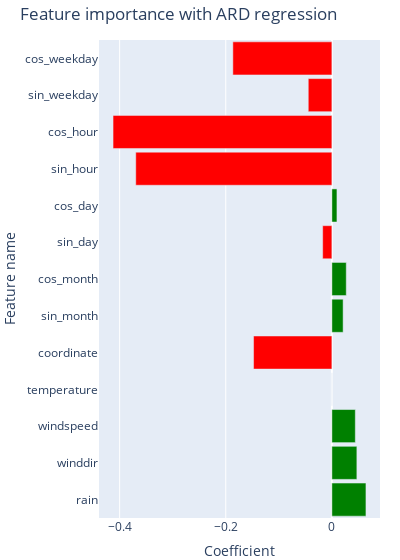

Here is the notebook cell this chart was saved with:
### Markdown cell above
<h3> Horizontal bar chart </h3>

### Code cell
#print(coefficients)
#print(type(coefficients))
#print(coefficients[0])

fig = go.Figure()
fig.add_trace(go.Bar(
    x=coefficients.values, #["coefficient"],  # Use the coefficient as the length of the bar
    y=coefficients.index, #["feature"],   # Use the coefficient name as the y-axis
    orientation='h', # Specify horizontal orientation
    marker=dict(
        color=np.where(coefficients.values < 0, 'red', 'green')
    )
))

fig.update_layout(
    title='Feature importance with ARD regression',
    xaxis_title='Coefficient',
    yaxis_title='Feature name',
    width=400,  # Set the width of the plot to 800 pixels
    bargap=0.1,  # Set the gap between bars to 0.1 (adjust as needed)
    margin=dict(l=0, r=20, t=40, b=0)  # Set all margins to 0
)

fig.show()

### Figure 1 — Plotly figure (JSON) as saved in the notebook; plotly's stock layout.template omitted (floating-point values rounded to 4 significant figures)
{"data": [{"marker": {"color": ["green", "green", "green", "green", "red", "green", "green", "red", "green", "red", "red", "red", "red"]}, "orientation": "h", "type": "bar", "x": [0.06421, 0.0471, 0.04418, 0, -0.1476, 0.02119, 0.02709, -0.01736, 0.00954, -0.3697, -0.4124, -0.0445, -0.1866], "y": ["rain", "winddir", "windspeed", "temperature", "coordinate", "sin_month", "cos_month", "sin_day", "cos_day", "sin_hour", "cos_hour", "sin_weekday", "cos_weekday"]}], "layout": {"bargap": 0.1, "margin": {"b": 0, "l": 0, "r": 20, "t": 40}, "title": {"text": "Feature importance with ARD regression"}, "width": 400, "xaxis": {"title": {"text": "Coefficient"}}, "yaxis": {"title": {"text": "Feature name"}}}}
